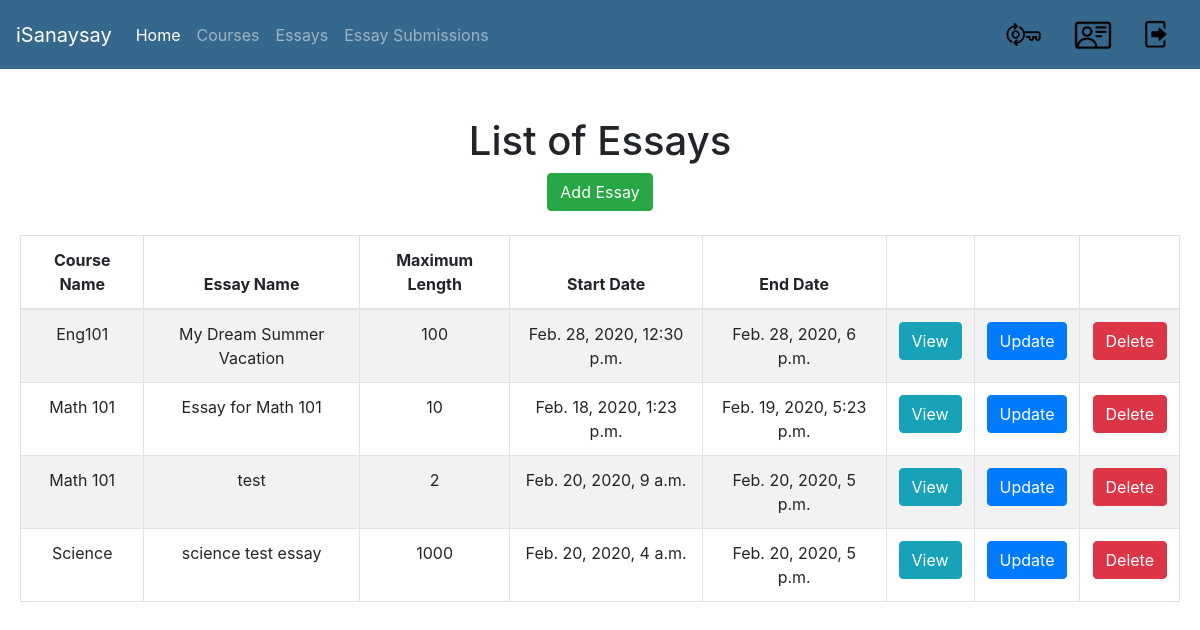
Page /isanaysay/view_essays (signed in) on the earlier database version.
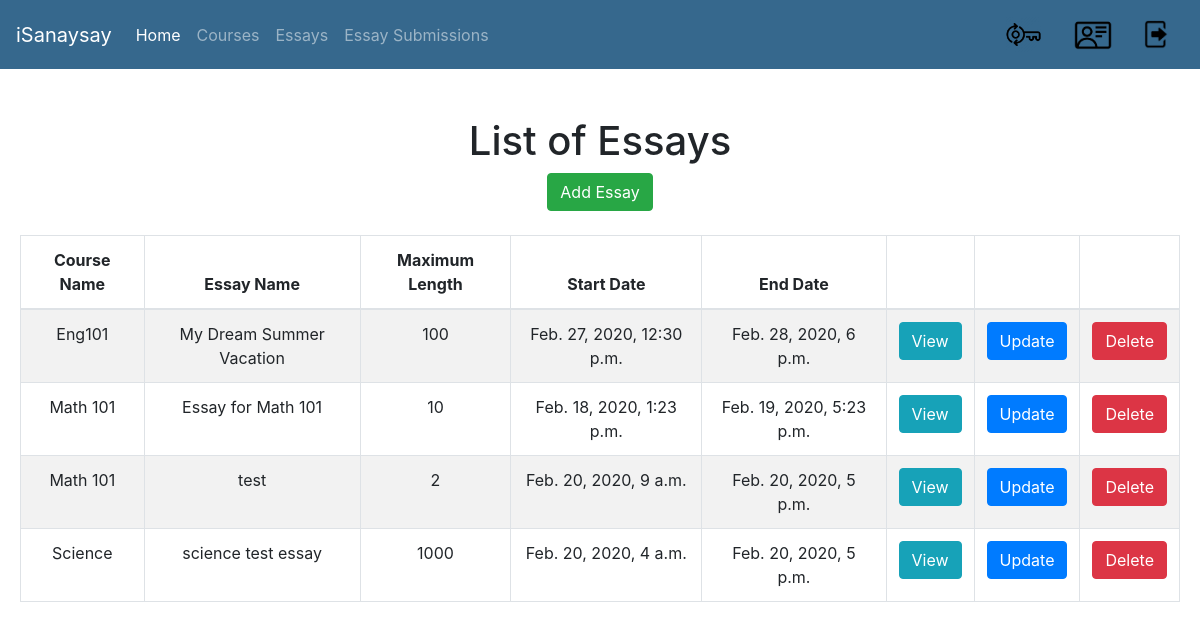
Same page on the later database version.
### users/models.py (models this page shows, shortened)
class Essay(models.Model):
    course = models.ForeignKey(Course, verbose_name="Course", on_delete = models.CASCADE)
    name = models.CharField(verbose_name="Essay Name", max_length=300)
    essay_description = models.CharField(verbose_name="Essay Description", max_length=1500)
    essay_code = models.CharField(verbose_name="Essay Code", max_length=100)
    maximum_length = models.IntegerField(verbose_name="Maximum Length")
    start_date_time = models.DateTimeField(verbose_name="Essay Start Date and Time")
    end_date_time = models.DateTimeField(verbose_name="Essay End Date and Time")
    criteria_no_1 = models.FloatField(verbose_name="Grammar",default=0)
    criteria_no_2 = models.FloatField(verbose_name="Spelling",default=0)
    criteria_no_3 = models.FloatField(verbose_name="Content",default=0)
    words = models.CharField(verbose_name="Words",max_length=10000,default="")

class Course(models.Model):
    pass
    semester_Choices = (
        ('A', 'First Semester'),
        ('B', 'Second Semester'),
        ('C', 'Summer'),
    )
    shoolYear_Choices = (
        ('1', '2019-2020'),
        ('2', '2020-2021'),
        ('3', '2021-2022'),
    )
    name = models.CharField(verbose_name="Course Name", max_length=128)
    course_code = models.CharField(verbose_name="Course Code", max_length=128)
    course_description = models.CharField(verbose_name="Course Description", max_length=500)
    course_detail = models.CharField(verbose_name="Course Detail", max_length=100)
    course_unit = models.IntegerField(verbose_name="Course Units", default=3)
    course_semester = models.CharField(max_length=1,choices=semester_Choices, default='A', verbose_name="Semester")
    course_school_year = models.CharField(max_length=1,choices=shoolYear_Choices, default='20', verbose_name="School Year")
    start_date = models.DateField(verbose_name="Course Start Date")
    end_date = models.DateField(verbose_name="Course End Date")
    students = models.ManyToManyField(CustomUser, related_name='students_enrolled')
    teacher = models.ForeignKey(CustomUser, verbose_name="Teacher", on_delete = models.CASCADE)

### users/views.py (the view)
def view_essays(request):
    template = "list_essay.html"
    user_id = request.user.id
    essays = Essay.objects.filter(course__teacher__id=user_id)
    context = {
        'essays': essays,
    }
    return render(request, template, context)

### templates/list_essay.html (shortened to what this page needs)
{% extends 'base.html' %}
{% block content %}
	<div id="parent"><div id="child"><br/><br/>
		<h1>List of Essays</h1>
		<a href="{% url 'add-essay' %}" class="btn btn-success">Add Essay</a> <br /><br />
		<table class="table table-striped table-bordered">
			<thead>
				<tr>
					<th>Course Name</th>
					<th>Essay Name</th>
					<th>Maximum Length</th>
					<th>Start Date</th>
					<th>End Date</th>
					<th></th>
					<th></th>
					<th></th>
				</tr>
			</thead>
			<tbody>
				{% for essay in essays %}
				<tr>
					<td>{{ essay.course.name }}</td>
					<td>{{ essay.name }}</td>
					<td>{{ essay.maximum_length }}</td>
					<td>{{ essay.start_date_time }}</td>
					<td>{{ essay.end_date_time }}</td>
					<td>
						<a href="{% url 'view-essay' essay.id %}" class="btn btn-info">View</a>
					</td>
					<td>
						<a href="{% url 'update-essay' essay.id %}" class="btn btn-primary">Update</a>
					</td>
					<td>
						<a href="{% url 'delete-essay' essay.id %}" class="btn btn-danger">Delete</a>
					</td>
				</tr>
				{% empty %}
				<tr>
					<td colspan=9>No Essays yet</td>
				</tr>
				{% endfor %}
			</tbody>
		</table>
		</div></div>
{% endblock %}

Differences in the rows shown:
changed Essay "My Dream Summer Vacation": start_date_time "Feb. 28, 2020, 12:30 p.m." → "Feb. 27, 2020, 12:30 p.m."
